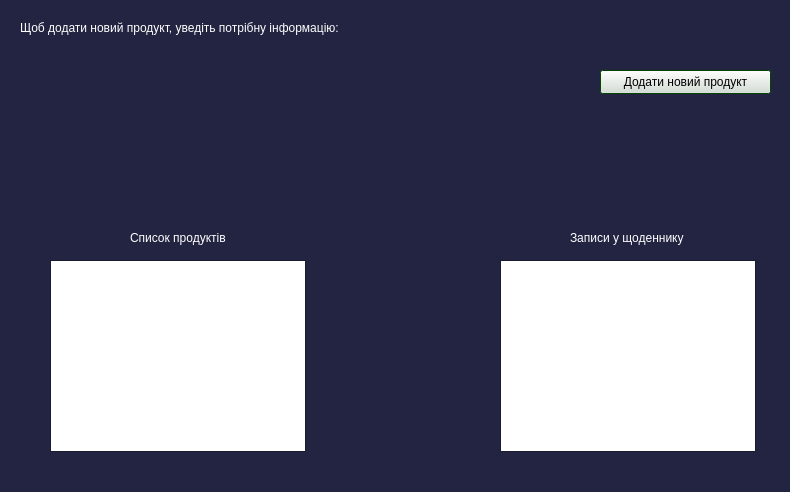
<?xml version="1.0" encoding="UTF-8"?>
<ui version="4.0">
 <class>Dialog</class>
 <widget class="QDialog" name="Dialog">
  <property name="geometry">
   <rect>
    <x>0</x>
    <y>0</y>
    <width>790</width>
    <height>492</height>
   </rect>
  </property>
  <property name="palette">
   <palette>
    <active>
     <colorrole role="WindowText">
      <brush brushstyle="SolidPattern">
       <color alpha="255">
        <red>255</red>
        <green>255</green>
        <blue>255</blue>
       </color>
      </brush>
     </colorrole>
     <colorrole role="Text">
      <brush brushstyle="SolidPattern">
       <color alpha="255">
        <red>85</red>
        <green>85</green>
        <blue>127</blue>
       </color>
      </brush>
     </colorrole>
     <colorrole role="Window">
      <brush brushstyle="SolidPattern">
       <color alpha="255">
        <red>34</red>
        <green>36</green>
        <blue>65</blue>
       </color>
      </brush>
     </colorrole>
     <colorrole role="Highlight">
      <brush brushstyle="SolidPattern">
       <color alpha="255">
        <red>0</red>
        <green>85</green>
        <blue>0</blue>
       </color>
      </brush>
     </colorrole>
    </active>
    <inactive>
     <colorrole role="WindowText">
      <brush brushstyle="SolidPattern">
       <color alpha="255">
        <red>255</red>
        <green>255</green>
        <blue>255</blue>
       </color>
      </brush>
     </colorrole>
     <colorrole role="Text">
      <brush brushstyle="SolidPattern">
       <color alpha="255">
        <red>85</red>
        <green>85</green>
        <blue>127</blue>
       </color>
      </brush>
     </colorrole>
     <colorrole role="Window">
      <brush brushstyle="SolidPattern">
       <color alpha="255">
        <red>34</red>
        <green>36</green>
        <blue>65</blue>
       </color>
      </brush>
     </colorrole>
     <colorrole role="Highlight">
      <brush brushstyle="SolidPattern">
       <color alpha="255">
        <red>0</red>
        <green>85</green>
        <blue>0</blue>
       </color>
      </brush>
     </colorrole>
    </inactive>
    <disabled>
     <colorrole role="Base">
      <brush brushstyle="SolidPattern">
       <color alpha="255">
        <red>34</red>
        <green>36</green>
        <blue>65</blue>
       </color>
      </brush>
     </colorrole>
     <colorrole role="Window">
      <brush brushstyle="SolidPattern">
       <color alpha="255">
        <red>34</red>
        <green>36</green>
        <blue>65</blue>
       </color>
      </brush>
     </colorrole>
    </disabled>
   </palette>
  </property>
  <property name="windowTitle">
   <string>Харчування</string>
  </property>
  <widget class="QPushButton" name="pushButton">
   <property name="geometry">
    <rect>
     <x>600</x>
     <y>70</y>
     <width>171</width>
     <height>24</height>
    </rect>
   </property>
   <property name="cursor">
    <cursorShape>ClosedHandCursor</cursorShape>
   </property>
   <property name="text">
    <string>Додати новий продукт</string>
   </property>
  </widget>
  <widget class="QTableView" name="tableView">
   <property name="geometry">
    <rect>
     <x>50</x>
     <y>260</y>
     <width>256</width>
     <height>192</height>
    </rect>
   </property>
  </widget>
  <widget class="QTableView" name="tableView_2">
   <property name="geometry">
    <rect>
     <x>500</x>
     <y>260</y>
     <width>256</width>
     <height>192</height>
    </rect>
   </property>
  </widget>
  <widget class="QLabel" name="label">
   <property name="geometry">
    <rect>
     <x>130</x>
     <y>230</y>
     <width>101</width>
     <height>16</height>
    </rect>
   </property>
   <property name="text">
    <string>Список продуктів</string>
   </property>
  </widget>
  <widget class="QLabel" name="label_2">
   <property name="geometry">
    <rect>
     <x>570</x>
     <y>230</y>
     <width>121</width>
     <height>16</height>
    </rect>
   </property>
   <property name="text">
    <string>Записи у щоденнику</string>
   </property>
  </widget>
  <widget class="QLabel" name="label_3">
   <property name="geometry">
    <rect>
     <x>20</x>
     <y>20</y>
     <width>351</width>
     <height>16</height>
    </rect>
   </property>
   <property name="text">
    <string>Щоб додати новий продукт, уведіть потрібну інформацію:</string>
   </property>
  </widget>
 </widget>
 <resources/>
 <connections/>
</ui>
